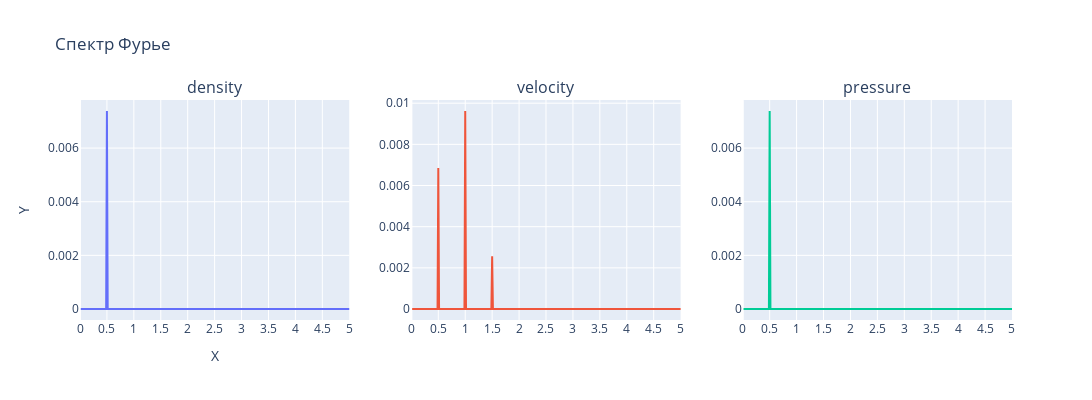

Here is the notebook cell this chart was saved with:
### Code cell
import plotly.graph_objects as go
from plotly.subplots import make_subplots

# создаем фигуру с тремя подграфиками
fig = make_subplots(rows=1, cols=3, subplot_titles=("density", "velocity", "pressure"))

# добавляем данные на каждый подграфик
x, y = get_fourier("r")
fig.add_trace(go.Scatter(x=x, y=y, mode='lines'), row=1, col=1, )

x, y = get_fourier("u")
fig.add_trace(go.Scatter(x=x, y=y, mode='lines'), row=1, col=2)
x, y = get_fourier("p")
fig.add_trace(go.Scatter(x=x, y=y, mode='lines'), row=1, col=3)

# задаем заголовок и метки осей для всей фигуры
fig.update_layout(title_text="Спектр Фурье", xaxis_title="X", yaxis_title="Y")

# изменяем размер графиков
fig.update_layout(height=400, width=1600)
fig.update_xaxes(range=[0, 5], autorange=False)

fig.update_xaxes(dtick=0.5)
fig.update_traces(showlegend=False)


# выводим фигуру
fig.show()
fig.write_image(dir_name+"/plots/fourier_transform_" + str(x_point) + ".png")

### Figure 1 — Plotly figure (JSON) as saved in the notebook; plotly's stock layout.template omitted (floating-point values rounded to 4 significant figures; data arrays with more than 128 entries replaced by an {"elided": "..."} marker saying what was removed)
{"data": [{"mode": "lines", "showlegend": false, "type": "scatter", "x": {"elided": "699 float values"}, "xaxis": "x", "y": {"elided": "699 float values"}, "yaxis": "y"}, {"mode": "lines", "showlegend": false, "type": "scatter", "x": {"elided": "699 float values"}, "xaxis": "x2", "y": {"elided": "699 float values"}, "yaxis": "y2"}, {"mode": "lines", "showlegend": false, "type": "scatter", "x": {"elided": "699 float values"}, "xaxis": "x3", "y": {"elided": "699 float values"}, "yaxis": "y3"}], "layout": {"annotations": [{"font": {"size": 16}, "showarrow": false, "text": "density", "x": 0.1444, "xanchor": "center", "xref": "paper", "y": 1, "yanchor": "bottom", "yref": "paper"}, {"font": {"size": 16}, "showarrow": false, "text": "velocity", "x": 0.5, "xanchor": "center", "xref": "paper", "y": 1, "yanchor": "bottom", "yref": "paper"}, {"font": {"size": 16}, "showarrow": false, "text": "pressure", "x": 0.8556, "xanchor": "center", "xref": "paper", "y": 1, "yanchor": "bottom", "yref": "paper"}], "height": 400, "title": {"text": "Спектр Фурье"}, "width": 1600, "xaxis": {"anchor": "y", "autorange": false, "domain": [0, 0.2889], "dtick": 0.5, "range": [0, 5], "title": {"text": "X"}}, "xaxis2": {"anchor": "y2", "autorange": false, "domain": [0.3556, 0.6444], "dtick": 0.5, "range": [0, 5]}, "xaxis3": {"anchor": "y3", "autorange": false, "domain": [0.7111, 1], "dtick": 0.5, "range": [0, 5]}, "yaxis": {"anchor": "x", "domain": [0, 1], "title": {"text": "Y"}}, "yaxis2": {"anchor": "x2", "domain": [0, 1]}, "yaxis3": {"anchor": "x3", "domain": [0, 1]}}}
